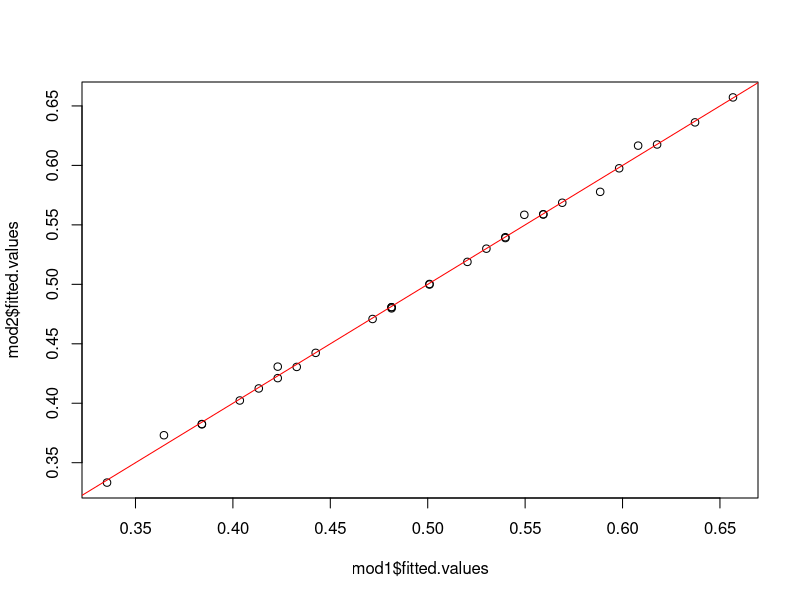

The R script that drew this image:
# https://www.eduonix.com/dashboard/mathematics-for-data-science-and-ai-using-r/lecture/16108856
# https://www.eduonix.com/dashboard/mathematics-for-data-science-and-ai-using-r/lecture/16108857

# 1. Create a pair of orthogonal 2-D vectors
v1 <- c(0,1)
v2 <- c(1,0)
v1 %*% v2


# 2. Create a pair of orthogonal 3-D vectors
v3 <- c(0,0,1)
v4 <- c(1,1,0)
v3 %*% v4


# 3. Load the Baseball2018 data set
baseball <- read.csv('Baseball2018.csv', header = T, stringsAsFactors = F)

### a. The variable Games is a linear combination of Wins and Losses (Games = Wins + Losses). 
###    There is one more variable that is a linear combination of two other variables.
###    Find this combination. Express as v3 = c1*v1 + c2*v2.
##### ANSWER: Rdiff = 1*Runs + (-1)*RunsAgainst

### b. For the combination in part a), fit WinPct ~ v3 and WinPct ~ v1 + v2. 
mod1 <- lm(WinPct ~ Rdiff, data = baseball)
mod1

mod2 <- lm(WinPct ~ Runs + RunsAgainst, data = baseball)
mod2

###    Describe the relationship between the coefficients from each model.
#####  ANSWER: The intercept is ~ 0.5 for each because the average WinPct is 0.5 (on average, half of the games are won)
#####          The coefficient on Rdiff is equal to the weighted average of coefficients for Runs and RunsAgainst
#####          That is, 0.097 = (1*0.096 + (-1)*-0.098) / 2
(1*0.096 + (-1)*-0.098) / 2


### c. Compare the fitted values for both models from part b) and comment on the comparison.
plot(mod1$fitted.values, mod2$fitted.values)
abline(a = 0, b = 1, col = 'red')



# 4. Assume one predictor variable can be written as a linear combination of other variables. 
###  Explain in your own words why it is best practice to use the single variable for modeling 
###  rather than the other variables.
### ANSWER: The single variable provides all necessary information. Introducing the extra variables
###         introduces more potential sources for error.



